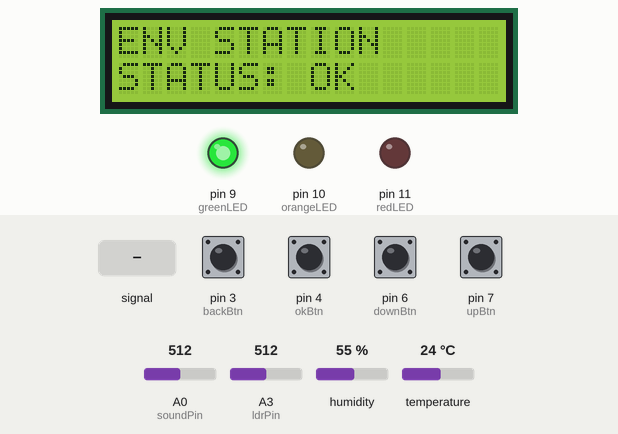
Simulated run of this sketch. Board: Arduino Uno, built with avr-gcc and run on an emulated ATmega328P. Parts: 16×2 character LCD, output pins drawn as LEDs (lit = HIGH). The inputs (shaded band) are chosen by the test bench; at power-on: pin 3 (backBtn), pin 4 (okBtn), pin 6 (downBtn), pin 7 (upBtn) HIGH, humidity 55 %, A0 (soundPin) = 512, A3 (ldrPin) = 512, temperature 24 °C.

Above: at 2.3 s.
2.4 s: A0 (soundPin) fed a 200 Hz sine of ±255 counts around its level
At 3.3 s:
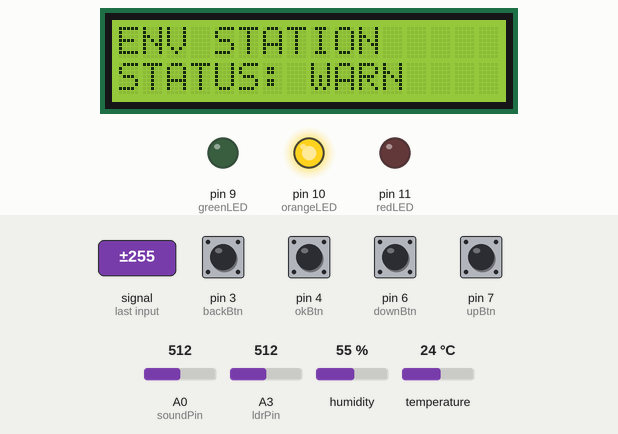
8.6 s: humidity set to 69 %
10.6 s: humidity set to 72 %
At 14.5 s:
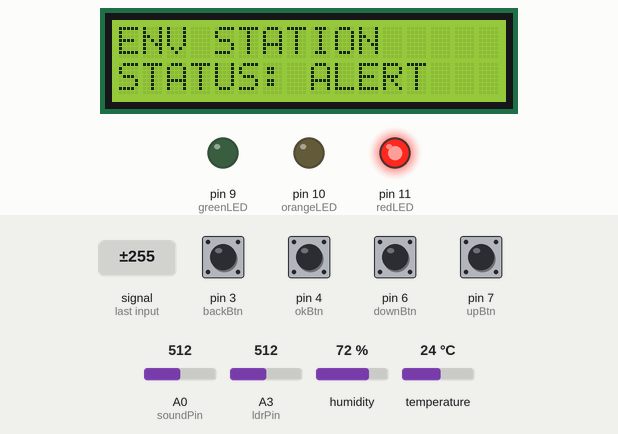
14.6 s: A0 (soundPin) set to 716
At 15.5 s:
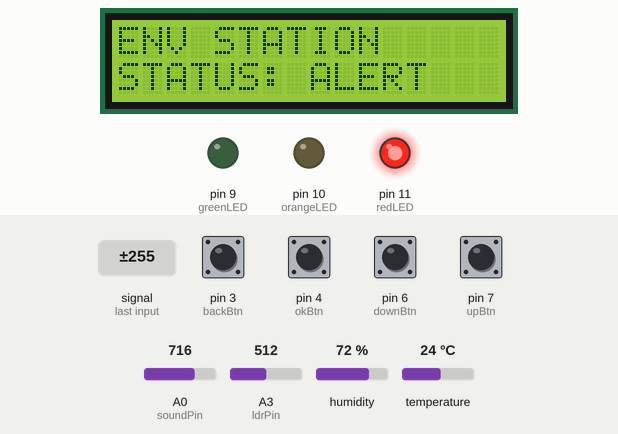
20.8 s: pin 6 (downBtn) pulled LOW for 0.15 s
At 22.0 s:
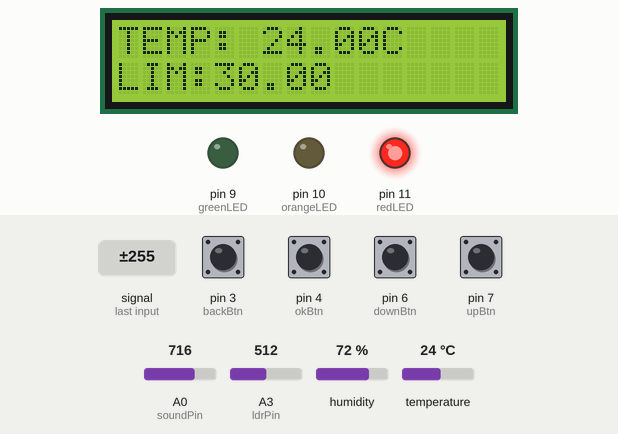
22.4 s: pin 7 (upBtn) pulled LOW for 0.15 s
At 23.6 s:
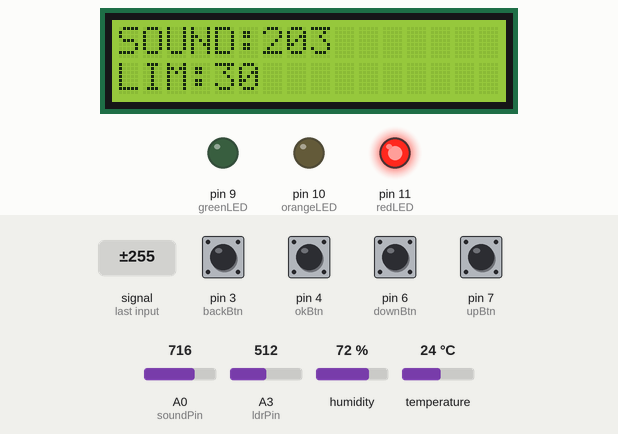
Timing chart, 0 to 25.4 s (numbered marks = the images above; inputs shaded):
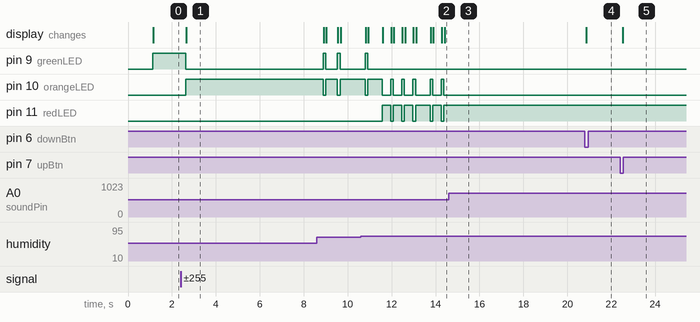

Measured:
- the behaviour switches between 70 and 71 % on humidity (found by bisection; images 1 and 2)
- after the input at 2.4 s, pin 9 (greenLED): HIGH → LOW after 0.22 s; pin 10 (orangeLED): LOW → HIGH after 0.22 s; the display: changes after 0.25 s (image 1)
- after the input at 10.6 s, pin 9 (greenLED): goes on until 10.9 s, then stays LOW; pin 11 (redLED): goes 3 × (HIGH 0.38 s, LOW 0.13 s), HIGH 0.66 s, LOW 0.13 s, HIGH 0.38 s, LOW 0.13 s, then HIGH, starting after 0.97 s
- after the input at 14.6 s, pin 10 (orangeLED): stops changing and stays LOW; pin 11 (redLED): stops changing and stays HIGH
- after the input at 20.8 s, the display: changes after 0.06 s (image 4)
- after the input at 22.4 s, the display: changes after 0.13 s (image 5)

The sketch:

arduino_sensorstation.ino
```cpp
#include <Wire.h>
#include <LiquidCrystal_I2C.h>
#include "DHT.h"

LiquidCrystal_I2C lcd(0x27, 16, 2);

// ---------------- BUTTONS ----------------
const int upBtn = 7;
const int downBtn = 6;
const int okBtn = 4;
const int backBtn = 3;

// ---------------- SENSOR SETUP ----------------
#define DHTPIN 5
#define DHTTYPE DHT11
DHT dht(DHTPIN, DHTTYPE);

const int ldrPin = A3;
const int soundPin = A0;

// ---------------- STATES ----------------
enum Mode { HOME, VIEW, EDIT };
Mode mode = HOME;

enum Sensor { TEMP, HUM, LIGHT, SOUND };
Sensor sensorIndex = TEMP;

// ---------------- VALUES ----------------
float temp;
float hum;
int light;
int sound;

// ---------------- LIMITS ----------------
float tempLimit = 30;
float humLimit = 70;
int lightLimit = 200;
int soundLimit = 30;

// ---------------- BUTTON MEMORY ----------------
bool lastUp = HIGH;
bool lastDown = HIGH;
bool lastOk = HIGH;
bool lastBack = HIGH;

// ---------------- LEDS ----------------
const int greenLED = 9;
const int orangeLED = 10;
const int redLED = 11;

// ---------------- SOUND ----------------
float soundBaseline = 0;
int soundDiff = 0;
int soundRaw = 0;

// ---------------- STATUS ----------------
int warnings = 0;

// ---------------- BUTTON FUNCTION (mit Entprellung) ----------------
bool pressed(int pin, bool &lastState) {
  bool current = digitalRead(pin);

  if (lastState == HIGH && current == LOW) {
    delay(25); // Entprellung
    lastState = current;
    return true;
  }

  lastState = current;
  return false;
}

// ---------------- SETUP ----------------
void setup() {
  Serial.begin(9600);
  lcd.init();
  lcd.backlight();

  pinMode(upBtn, INPUT_PULLUP);
  pinMode(downBtn, INPUT_PULLUP);
  pinMode(okBtn, INPUT_PULLUP);
  pinMode(backBtn, INPUT_PULLUP);

  dht.begin();

  pinMode(greenLED, OUTPUT);
  pinMode(orangeLED, OUTPUT);
  pinMode(redLED, OUTPUT);

  // Sound-Baseline beim Start messen
  long sum = 0;

  for (int i = 0; i < 200; i++) {
    analogRead(soundPin); // erste Messung verwerfen
    sum += analogRead(soundPin);
    delay(5);
  }

  soundBaseline = sum / 200.0;
}

// ---------------- LOOP ----------------
void loop() {

  // -------- SENSOR UPDATE --------
  temp = dht.readTemperature();
  hum = dht.readHumidity();
  light = analogRead(ldrPin);

  // Soundmessung stabilisieren
  analogRead(soundPin);
  soundRaw = analogRead(soundPin);

  soundDiff = abs(soundRaw - soundBaseline);

  // Ruhewert langsam nachführen
  if (soundDiff < 15) {
    soundBaseline = soundBaseline * 0.99 + soundRaw * 0.01;
  }

  warnings = 0;

  if (temp > tempLimit) warnings++;
  if (hum > humLimit) warnings++;
  if (light < lightLimit) warnings++;
  if (soundDiff > soundLimit) warnings++;

  if (warnings == 0) {
    digitalWrite(greenLED, HIGH);
    digitalWrite(orangeLED, LOW);
    digitalWrite(redLED, LOW);
  }
  else if (warnings == 1) {
    digitalWrite(greenLED, LOW);
    digitalWrite(orangeLED, HIGH);
    digitalWrite(redLED, LOW);
  }
  else {
    digitalWrite(greenLED, LOW);
    digitalWrite(orangeLED, LOW);
    digitalWrite(redLED, HIGH);
  }

  // -------- BUTTON LOGIC --------
  if (mode == HOME) {
    if (pressed(downBtn, lastDown)) {
      mode = VIEW;
    }

    if (pressed(upBtn, lastUp)) {
      mode = VIEW;
      sensorIndex = SOUND;
    }
  }

  if (mode == VIEW) {
    if (pressed(downBtn, lastDown)) {
      sensorIndex = (Sensor)((sensorIndex + 1) % 4);
    }

    if (pressed(upBtn, lastUp)) {
      sensorIndex = (Sensor)((sensorIndex + 3) % 4);
    }

    if (pressed(okBtn, lastOk)) {
      mode = EDIT;
    }

    if (pressed(backBtn, lastBack)) {
      mode = HOME;
    }
  }

  if (mode == EDIT) {
    if (pressed(upBtn, lastUp)) {
      if (sensorIndex == TEMP) tempLimit += 1;
      if (sensorIndex == HUM) humLimit += 1;
      if (sensorIndex == LIGHT) lightLimit += 10;
      if (sensorIndex == SOUND) soundLimit += 10;
    }

    if (pressed(downBtn, lastDown)) {
      if (sensorIndex == TEMP) tempLimit -= 1;
      if (sensorIndex == HUM) humLimit -= 1;
      if (sensorIndex == LIGHT) lightLimit -= 10;
      if (sensorIndex == SOUND) soundLimit -= 10;
    }

    if (pressed(okBtn, lastOk)) {
      mode = VIEW;
    }

    if (pressed(backBtn, lastBack)) {
      mode = VIEW;
    }
  }

  // -------- DISPLAY --------
  lcd.clear();

  if (mode == HOME) {
    lcd.setCursor(0, 0);
    lcd.print("ENV STATION");

    lcd.setCursor(0, 1);

    if (warnings == 0) {
      lcd.print("STATUS: OK");
    }
    else if (warnings == 1) {
      lcd.print("STATUS: WARN");
    }
    else {
      lcd.print("STATUS: ALERT");
    }
  }

  if (mode == VIEW) {
    if (sensorIndex == TEMP) {
      lcd.setCursor(0, 0);
      lcd.print("TEMP: ");
      lcd.print(temp);
      lcd.print("C");

      lcd.setCursor(0, 1);
      lcd.print("LIM:");
      lcd.print(tempLimit);
    }

    if (sensorIndex == HUM) {
      lcd.setCursor(0, 0);
      lcd.print("HUM: ");
      lcd.print(hum);
      lcd.print("%");

      lcd.setCursor(0, 1);
      lcd.print("LIM:");
      lcd.print(humLimit);
    }

    if (sensorIndex == LIGHT) {
      lcd.setCursor(0, 0);
      lcd.print("LIGHT:");
      lcd.print(light);

      lcd.setCursor(0, 1);
      lcd.print("LIM:");
      lcd.print(lightLimit);
    }

    if (sensorIndex == SOUND) {
      lcd.setCursor(0, 0);
      lcd.print("SOUND:");
      lcd.print(soundDiff);

      lcd.setCursor(0, 1);
      lcd.print("LIM:");
      lcd.print(soundLimit);
    }
  }

  if (mode == EDIT) {
    lcd.setCursor(0, 0);
    lcd.print("EDIT LIMIT");

    lcd.setCursor(0, 1);

    if (sensorIndex == TEMP) {
      lcd.print("T:");
      lcd.print(tempLimit);
    }

    if (sensorIndex == HUM) {
      lcd.print("H:");
      lcd.print(humLimit);
    }

    if (sensorIndex == LIGHT) {
      lcd.print("L:");
      lcd.print(lightLimit);
    }

    if (sensorIndex == SOUND) {
      lcd.print("S:");
      lcd.print(soundLimit);
    }
  }

  delay(100);
}
```
